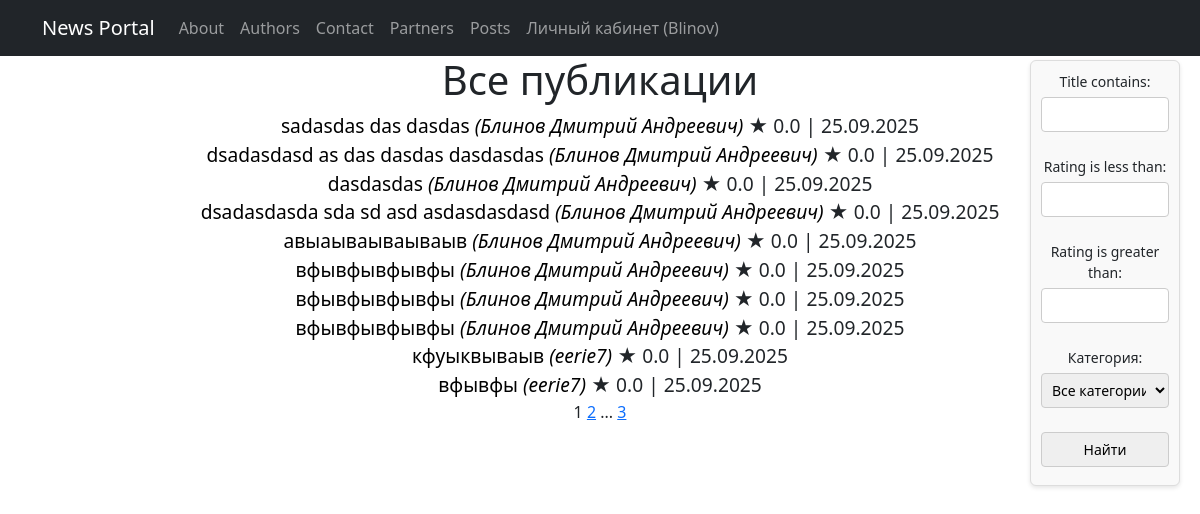
The page /posts/ (signed in) on the database as committed earlier.
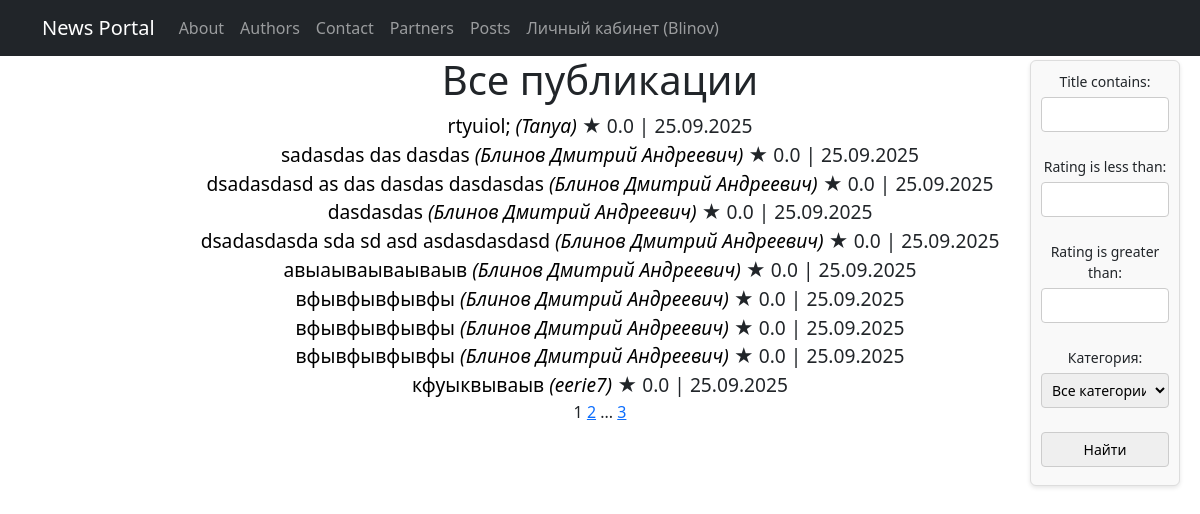
The same page on the database as committed later.
### News_portal/models.py (models this page shows, shortened)
class Post(models.Model):
    ARTICLE = 'AR'
    NEWS = 'NE'
    POST_TYPES = [
        (ARTICLE, 'Статья'),
        (NEWS, 'Новость'),
    ]
    post_type = models.CharField(
        max_length=2,
        choices=POST_TYPES
    )
    title = models.CharField(max_length=255)
    author = models.ForeignKey(Author, on_delete=models.CASCADE)
    categories = models.ManyToManyField('Category',through='PostCategory')
    date = models.DateTimeField(default=timezone.now, editable=False)
    content = models.TextField()
    rating = models.FloatField(default=0)

class Author(models.Model):
    id = models.AutoField(primary_key=True)
    author_name = models.CharField(max_length=255)
    user = models.OneToOneField(User, on_delete=models.CASCADE)
    rating = models.FloatField(default=0)

### News_portal/views.py (the view)
# urls.py: path('posts/', PostsList.as_view(), name='posts'),
class PostsList(LoginRequiredMixin, ListView):
    model = Post
    ordering = '-date'
    template_name = 'posts.html'
    context_object_name = 'posts'
    paginate_by = 10
    login_url = '/accounts/login/'
    def get_queryset(self):
        queryset = super().get_queryset()
        self.filterset = PostFilter(self.request.GET, queryset)
        return self.filterset.qs
    def get_context_data(self, **kwargs):
        context = super().get_context_data(**kwargs)
        context['filterset'] = self.filterset
        return context

### News_portal/models.py (called while the page is built)
    def __str__(self):
        return self.get_category_name_display()

### News_portal/templatetags/custom_tags.py (called while the page is built)
@register.simple_tag(takes_context=True)
def url_replace(context, **kwargs):
   d = context['request'].GET.copy()
   for k, v in kwargs.items():
       d[k] = v
   return d.urlencode()

### templates/posts.html (shortened to what this page needs)
{% extends 'flatpages/default.html' %}
{% load static %}
{% load custom_filters %}
{% load custom_tags %}
{% block content %}
<h1>Все публикации</h1>
<form action="" method="get" class="filter-form">
    {{ filterset.form.as_p }}
    <input type="submit" value="Найти" />
</form>
<div class="all-posts">
    {% for post in posts %}
        <div class="post-item">
            <big>
                <a href="{% if post.get_post_type_display == 'Новость' %}/news/{{ post.id }}/{% else %}/articles/{{ post.id }}/{% endif %}"
                   class="post-link">
                    {{ post.title|truncatechars:50 }}
                </a>
                <a href="/authors/{{ post.author.id }}/" class="author-name">({{ post.author.author_name }})</a>
                <span class="post-meta">★ {{ post.rating }} | {{ post.date|date:"d.m.Y" }}</span>
            </big>
        </div>
    {% endfor %}
</div>
{{ page_obj.number }}
{% if page_obj.has_next %}
    <a href="?{% url_replace page=page_obj.next_page_number %}">{{ page_obj.next_page_number }}</a>
    {% if paginator.num_pages != page_obj.next_page_number %}
        ...
        <a href="?{% url_replace page=page_obj.paginator.num_pages %}">{{ page_obj.paginator.num_pages }}</a>
    {% endif %}
{% endif %}
{% endblock content %}

Rows that differ between the two databases and show on the page:
no longer on this page (row unchanged): Post: title "вфывфы", author.author_name "eerie7", rating "0.0", date "25.09.2025"
added Post: title "rtyuiol;", author.author_name "Tanya", rating "0.0", date "25.09.2025"
